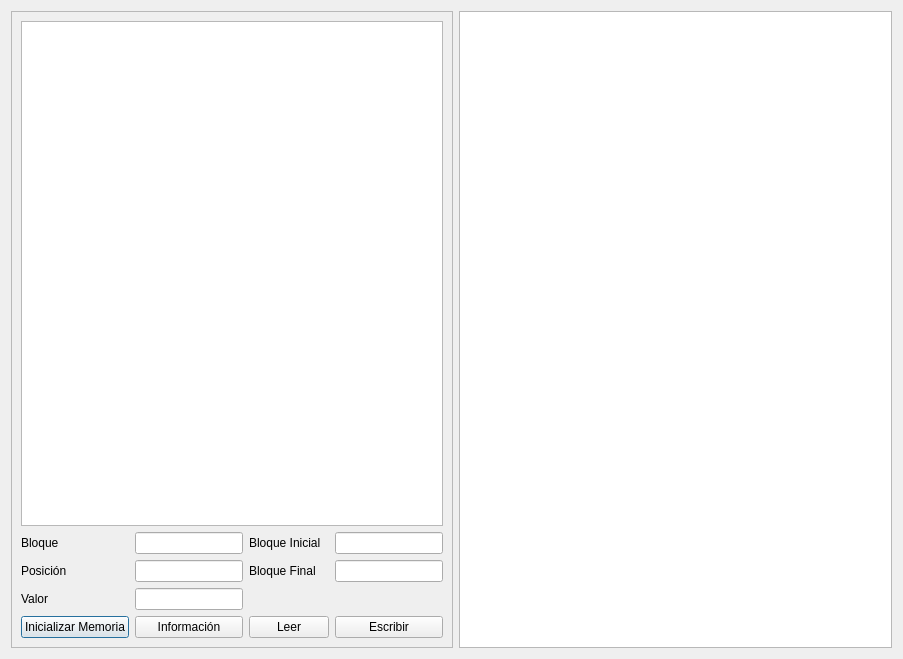
<?xml version="1.0" encoding="UTF-8"?>
<ui version="4.0">
 <class>memoriaSD</class>
 <widget class="QDialog" name="memoriaSD">
  <property name="geometry">
   <rect>
    <x>0</x>
    <y>0</y>
    <width>903</width>
    <height>659</height>
   </rect>
  </property>
  <property name="windowTitle">
   <string>Lector de Memoria SD</string>
  </property>
  <layout class="QGridLayout" name="gridLayout">
   <item row="0" column="2">
    <widget class="QTextBrowser" name="textBrowser_2"/>
   </item>
   <item row="0" column="1">
    <widget class="QScrollArea" name="scrollArea">
     <property name="widgetResizable">
      <bool>true</bool>
     </property>
     <widget class="QWidget" name="scrollAreaWidgetContents">
      <property name="geometry">
       <rect>
        <x>0</x>
        <y>0</y>
        <width>438</width>
        <height>639</height>
       </rect>
      </property>
      <layout class="QGridLayout" name="gridLayout_3">
       <item row="12" column="0">
        <widget class="QPushButton" name="pushButton">
         <property name="text">
          <string>Inicializar Memoria</string>
         </property>
        </widget>
       </item>
       <item row="9" column="1">
        <widget class="QLineEdit" name="lineEdit_2"/>
       </item>
       <item row="0" column="0">
        <layout class="QGridLayout" name="gridLayout_2"/>
       </item>
       <item row="10" column="0">
        <widget class="QLabel" name="label_3">
         <property name="text">
          <string>Valor</string>
         </property>
        </widget>
       </item>
       <item row="8" column="1">
        <widget class="QLineEdit" name="lineEdit"/>
       </item>
       <item row="10" column="1">
        <widget class="QLineEdit" name="lineEdit_3"/>
       </item>
       <item row="8" column="0">
        <widget class="QLabel" name="label">
         <property name="text">
          <string>Bloque</string>
         </property>
        </widget>
       </item>
       <item row="9" column="0">
        <widget class="QLabel" name="label_2">
         <property name="text">
          <string>Posición</string>
         </property>
        </widget>
       </item>
       <item row="8" column="2">
        <widget class="QLabel" name="label_4">
         <property name="sizePolicy">
          <sizepolicy hsizetype="Expanding" vsizetype="Preferred">
           <horstretch>0</horstretch>
           <verstretch>0</verstretch>
          </sizepolicy>
         </property>
         <property name="text">
          <string>Bloque Inicial</string>
         </property>
        </widget>
       </item>
       <item row="8" column="3">
        <widget class="QLineEdit" name="lineEdit_4"/>
       </item>
       <item row="2" column="0" colspan="4">
        <widget class="QTextBrowser" name="textBrowser"/>
       </item>
       <item row="9" column="2">
        <widget class="QLabel" name="label_5">
         <property name="text">
          <string>Bloque Final</string>
         </property>
        </widget>
       </item>
       <item row="9" column="3">
        <widget class="QLineEdit" name="lineEdit_5"/>
       </item>
       <item row="12" column="1">
        <widget class="QPushButton" name="pushButton_2">
         <property name="text">
          <string>Información</string>
         </property>
        </widget>
       </item>
       <item row="12" column="2">
        <widget class="QPushButton" name="pushButton_3">
         <property name="text">
          <string>Leer</string>
         </property>
        </widget>
       </item>
       <item row="12" column="3">
        <widget class="QPushButton" name="pushButton_4">
         <property name="text">
          <string>Escribir</string>
         </property>
        </widget>
       </item>
      </layout>
     </widget>
    </widget>
   </item>
  </layout>
 </widget>
 <resources/>
 <connections/>
</ui>
